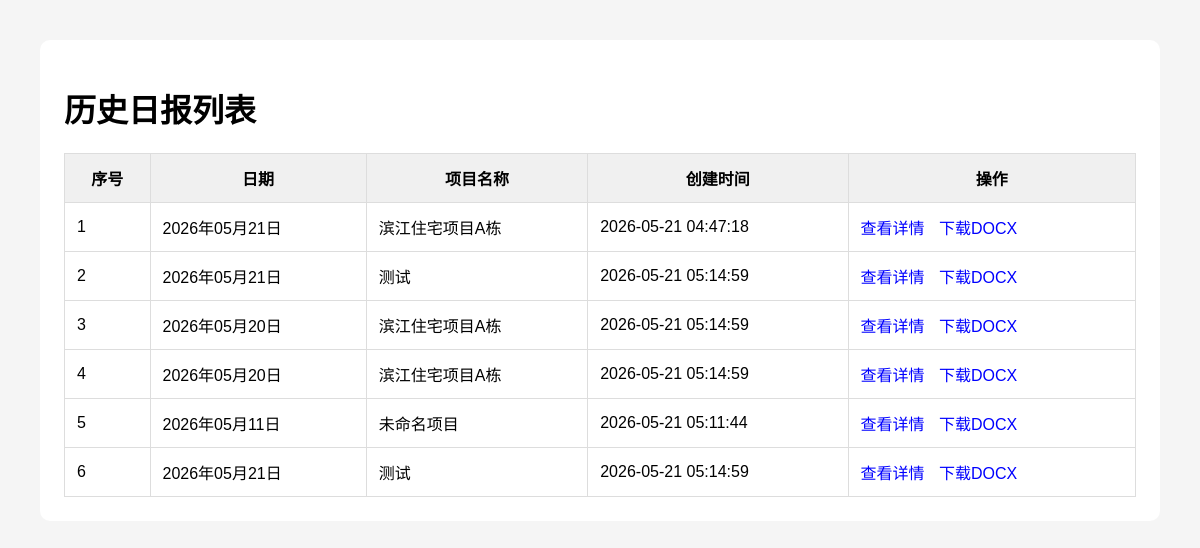
The page / on the database its author committed.
### tables this page shows
CREATE TABLE reports (
                id INTEGER PRIMARY KEY AUTOINCREMENT,
                date TEXT NOT NULL,
                project_name TEXT NOT NULL,
                original_input TEXT NOT NULL,
                ai_content TEXT NOT NULL,
                docx_path TEXT NOT NULL,
                created_at TIMESTAMP DEFAULT CURRENT_TIMESTAMP
            );

### app/web.py (the view)
@app.get("/", response_class=HTMLResponse)
async def index(request: Request):
    reports = get_all_reports()
    return templates.TemplateResponse(
        request=request,
        name="index.html",
        context={"reports": reports}
    )

### app/templates/index.html (shortened to what this page needs)
{% extends "base.html" %}
{% block content %}
<h1>历史日报列表</h1>
{% if reports %}
<table>
    <thead>
        <tr>
            <th>序号</th>
            <th>日期</th>
            <th>项目名称</th>
            <th>创建时间</th>
            <th>操作</th>
        </tr>
    </thead>
    <tbody>
        {% for report in reports %}
        <tr>
            <td>{{ loop.index }}</td>
            <td>{{ report.date_display }}</td>
            <td>{{ report.project_name }}</td>
            <td>{{ report.created_at }}</td>
            <td>
                <a href="/report/{{ report.id }}">查看详情</a>
                <a href="/download/{{ report.id }}">
                    下载DOCX
                </a>
            </td>
        </tr>
        {% endfor %}
    </tbody>
</table>
{% else %}
<p>暂无日报记录</p>
<pre>请使用 CLI 模式生成日报：
python main.py</pre>
{% endif %}
{% endblock %}

### app/templates/base.html (shortened to what this page needs)
<!DOCTYPE html>
<html lang="zh-CN">
<head>
</head>
<body>
    <div class="container">
        {% block content %}{% endblock %}
    </div>
</body>
</html>

### app/templates/base.html (style rules this page uses)
body { font-family: Arial, sans-serif; margin: 40px; background: #f5f5f5; }
.container { background: white; padding: 24px; border-radius: 10px; }
table { width: 100%; border-collapse: collapse; margin-top: 20px; }
th, td { border: 1px solid #ddd; padding: 12px; }
th { background: #f0f0f0; }
a { text-decoration: none; color: blue; margin-right: 10px; }

### rows shown on the page
reports: date_display "2026年05月21日", project_name "滨江住宅项目A栋", created_at "2026-05-21 04:47:18"
reports: date_display "2026年05月21日", project_name "测试", created_at "2026-05-21 05:14:59"
reports: date_display "2026年05月20日", project_name "滨江住宅项目A栋", created_at "2026-05-21 05:14:59"
reports: date_display "2026年05月20日", project_name "滨江住宅项目A栋", created_at "2026-05-21 05:14:59"
reports: date_display "2026年05月11日", project_name "未命名项目", created_at "2026-05-21 05:11:44"
reports: date_display "2026年05月21日", project_name "测试", created_at "2026-05-21 05:14:59"
